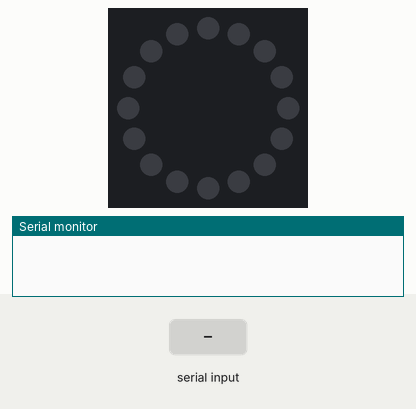
A sketch run on a simulated Arduino Uno, built with avr-gcc and run on an emulated ATmega328P. Shown: 16 RGB LEDs in a ring, first at the top, clockwise, the last lines printed to the serial monitor. The test bench sets the inputs (shaded band).

Above: at 1.2 s.
1.3 s: "light" received over Serial
At 3.7 s:
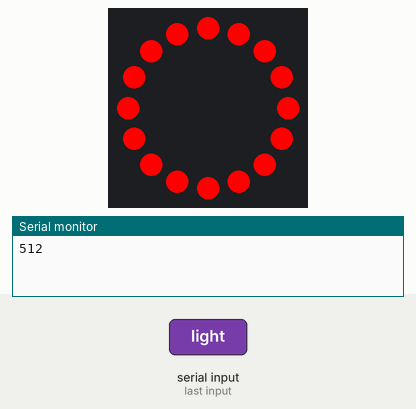
3.9 s: "green" received over Serial
At 6.3 s:
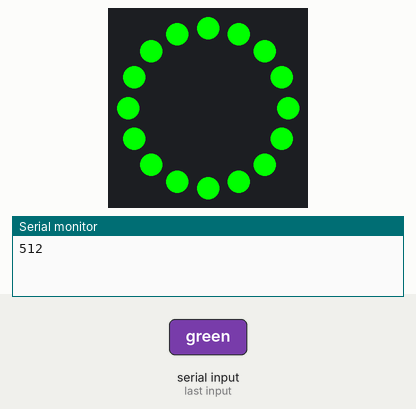
6.5 s: "off" received over Serial
At 8.9 s:
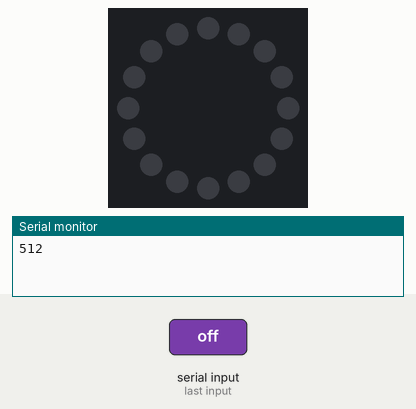
9.1 s: "chill" received over Serial
At 10.25 s:
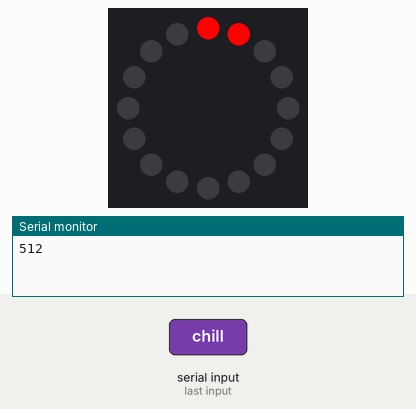

The sketch:

ROAD_bot.ino
```cpp
#include <Adafruit_NeoPixel.h>

#define RING 6
#define TEMP A0
#define LIGHT A1


Adafruit_NeoPixel ring = Adafruit_NeoPixel(16, RING, NEO_GRB + NEO_KHZ800);


//Kleuren definieren
uint32_t red = ring.Color(255, 0, 0);  // red
uint32_t green = ring.Color(0, 255, 0);  // green
uint32_t blue = ring.Color(0, 0, 255);  // blue
uint32_t yellow = ring.Color(255, 255, 0);  // yellow
uint32_t magenta = ring.Color(255, 0, 255); // Magenta
uint32_t defaultColor = ring.Color(255,165,0);
uint32_t off = ring.Color(0,0,0);

String commands[100];
int countCommands = 0;

//Snelheid tussen kleuren wisselen
int durationChange = 50;
int helderheid = 0;


void setup() {

  //Start serial
  Serial.begin(9600);

  //Neopixel ring
  ring.begin();
  ring.setBrightness(255); //adjust brightness here
  ring.show(); // Initialize all pixels to 'off'

  //Temperatuur sensor
  pinMode(TEMP, INPUT);

  //Ligt sensor
  pinMode(LIGHT, INPUT);
}


//---------------------------------------------//
//-----------------MAIN LOOP------------------//
//-------------------------------------------//
void loop() {
  readSerial();
}


//---------------------------------------------//
//-------------NEO PIXEL RING-----------------//
//-------------------------------------------//

// Fill the dots one after the other with a color
void colorWipe(uint32_t c, uint8_t wait) {
  for(uint16_t i=0; i<ring.numPixels(); i++) {
      ring.setPixelColor(i, c);
      ring.show();
      delay(wait);
  }
}

//Zet de ring in een kleur die eerder in de code gedifineerd staan
void setColor(uint32_t color){

  for(int i=0; i<ring.numPixels(); i++) {
      ring.setPixelColor(i, color);
      ring.show();
    }

}

void chillMode(int wait){
  while (Serial.available() == 0){
    colorWipe(red, wait);
    colorWipe(green, wait);
    colorWipe(yellow, wait);
    colorWipe(magenta, wait);
  }
}

void turnOff(){
  for(int i=0; i<ring.numPixels(); i++) {
      ring.setPixelColor(i, (0,0,0));
      ring.show();
    }
}

void flicker(){
  while (Serial.available() == 0){
    setColor(red);
    delay(100);
    turnOff();
    delay(100);
  }
}

void turnColor(uint32_t color, int wait){
  colorWipe(color, wait);
}


void gotMultipleMessages(String input){
  commands[countCommands] = input;
  countCommands = countCommands + 1;
}

//---------------------------------------------//
//-------------SERIEEL UITLEZEN---------------//
//-------------------------------------------//

void readSerial(){
  if(Serial.available() > 0){
    String serialInput = Serial.readString();

    if(serialInput == "clear"){
      memset(commands,0,sizeof(commands));
      countCommands = 0;
    } else {
      gotMultipleMessages(serialInput);
    }

    if(serialInput == "temperatuur"){
      getTemp(0);
    }else if(serialInput == "light"){
      getLight();
    } else if(serialInput == "chill"){
      chillMode(100);
    } else if (serialInput == "off"){
      turnColor(off, durationChange);
    } else if (serialInput == "flikker"){
      flicker();
    } else if (serialInput == "array"){
      for(int i=0; i<= countCommands; i++){
        Serial.println(commands[i]);
      }
    } else if(serialInput == "green"){
      turnColor(green, durationChange);
    } else if(serialInput == "red"){
      turnColor(red, durationChange);
    } else if(serialInput == "blue"){
      turnColor(blue, durationChange);
    } else if(serialInput == "yellow"){
      turnColor(yellow, durationChange);
    } else if(serialInput == "magenta"){
      turnColor(magenta, durationChange);
    }
 }


}

//---------------------------------------------//
//----------------Licht SENSOR----------------//
//-------------------------------------------//

void getLight(){
  int licht = (analogRead(LIGHT));
  Serial.println(licht);

  if(licht < 990){
    turnColor(red, durationChange);
  } else {
    turnColor(green, durationChange);
  }
}

void getLightDemo(){
  int licht = (analogRead(LIGHT));
  Serial.println(licht);

  if(licht < 950){
    turnColor(red, durationChange);
  }else {
    turnColor(off, durationChange);
  }
  delay(10);
}

//---------------------------------------------//
//-------------TEMPERATUUR SENSOR-------------//
//-------------------------------------------//

void getTemp(int wait){
  int temp = ((analogRead(TEMP)* 500)/1024);

  if(temp < -10) {
    temp == temp * -1;
  }
  Serial.println(temp);
  delay(wait);
}

//---------------------------------------------//
//-------------TEST---------------------------//
//-------------------------------------------//


void stripString(String input){

    // Declare the variables of the parts of the String
    String value1, value2;

    // For loop which will separate the String in parts
    // and assign them the the variables we declare
    for (int i = 0; i < input.length(); i++) {
      if (input.substring(i, i+1) == "&") {
        value1 = input.substring(0, i);
        value2= input.substring(i+1);
        break;
      }
    }

    // Sending the parts to Serial Monitor
    Serial.println(value1);
    Serial.println(value2);
}
```

Measured:
- after the input at 1.3 s, the LEDs: first change after 1.0 s (image 1 shows a later state)
- after the input at 3.9 s, the LEDs: first change after 1.0 s (image 2 shows a later state)
- after the input at 6.5 s, the LEDs: first change after 1.0 s (image 3 shows a later state)
- after the input at 9.1 s, the LEDs: first change after 1.0 s (image 4 shows a later state)
